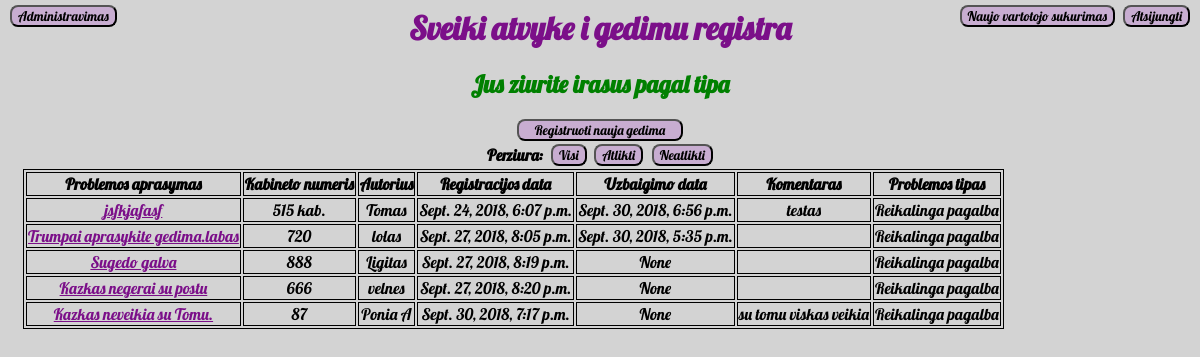
The page /helpdesk/tipai/3/ (signed in) on the database as committed earlier.
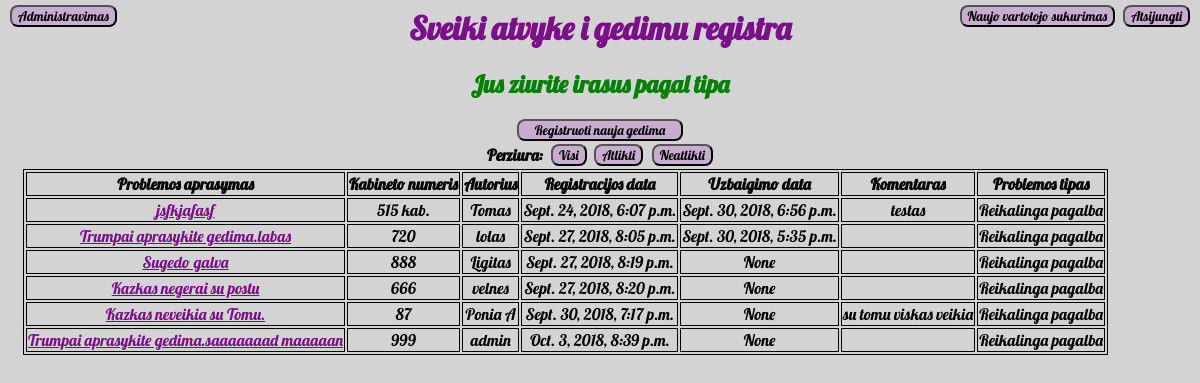
The same page on the database as committed later.
### helpdesk/models.py (models this page shows, shortened)
class Irasas(models.Model):
    prob_tipas = models.ForeignKey(Tipas, on_delete=models.CASCADE)
    problemos_aprasymas = models.CharField(max_length=200)
    kabineto_nr = models.CharField(max_length=30)
    autorius = models.CharField(max_length=50)
    reg_data = models.DateTimeField('Iraso data')
    pab_data = models.DateTimeField('Atlikimo data', blank=True, null=True)
    komentaras = models.CharField(max_length=200)

class Tipas(models.Model):
    prob_tipas=models.CharField(max_length=30)
    def __str__(self):
        return self.prob_tipas

### helpdesk/views.py (the view)
# urls.py: url(r'^tipai/(?P<tipas_id>[0-9]+)/$', views.perziura_tipai, name='perziura_tipai'),
def perziura_tipai(request, tipas_id):
    if request.user.is_authenticated and request.user.is_superuser:
        sarasas_pagal_tipus = Irasas.objects.filter(prob_tipas_id=tipas_id).select_related('prob_tipas')
        context = {'sarasas_pagal_tipus': sarasas_pagal_tipus}
        return render(request, 'helpdesk/tipai.html', context)
    else:
        return HttpResponseRedirect('../../')

### helpdesk/templates/helpdesk/tipai.html
{% extends 'helpdesk/index.html' %}
{% block content %}
<h2>Jus ziurite irasus pagal tipa</h2>
{% endblock %}
{% block content2 %}
<table>
    <tr>
        <th>Problemos aprasymas</th>
        <th>Kabineto numeris</th>
        <th>Autorius</th>
        <th>Registracijos data</th>
        <th>Uzbaigimo data</th>
        <th>Komentaras</th>
        <th>Problemos tipas</th>
    </tr>
    {%for item in sarasas_pagal_tipus%}
    <tr>
        <td><a href="../../irasai/{{item.id}}">{{item.problemos_aprasymas}}</td>
        <td>{{item.kabineto_nr}}</td>
        <td>{{item.autorius}}</td>
        <td>{{item.reg_data}}</td>
        <td>{{item.pab_data}}</td>
        <td>{{item.komentaras}}</td>
        <td>{{item.prob_tipas}}</td>
    </tr>
    {%endfor%}
</table>
{% endblock %}

Rows that differ between the two databases and show on the page:
added Irasas: problemos_aprasymas "Trumpai aprasykite gedima.saaaaaaad maaaaan", kabineto_nr "999", autorius "admin", reg_data "Oct. 3, 2018, 8:39 p.m.", pab_data "None", prob_tipas "Reikalinga pagalba"
